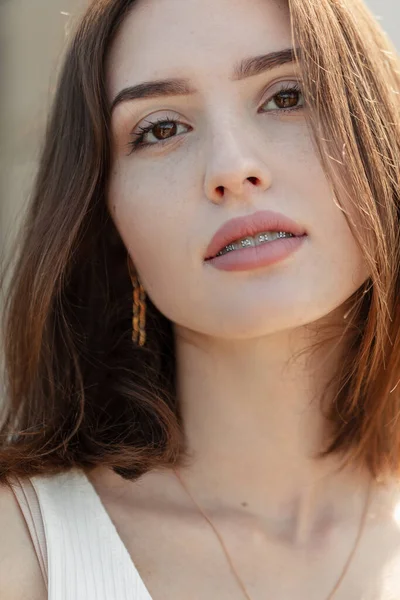
#> input picture 1.jpg, 400 x 600 px; its folder holds 3 pictures in this run
$ python MultiFaceDetect.py
#> lines starting #> are read from the running program, lines starting #| are printed output that depends on the picture
import cv2, glob

all_images = glob.glob("*.jpg")
detect = cv2.CascadeClassifier("haarcascade_frontalface_default.xml")

for image in all_images:
    img = cv2.imread(image)
#> img is the input picture: shape (600, 400, 3); mean B, G, R 104.1, 119.3, 145
    gray_img = cv2.cvtColor(img, cv2.COLOR_BGR2GRAY)
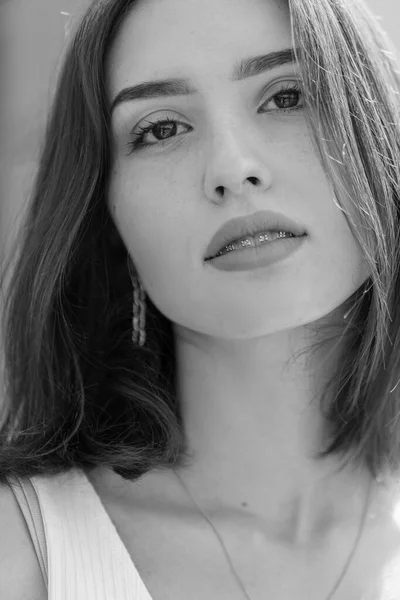
#> gray_img: shape (600, 400); min 0, max 253, mean 125.2
    faces = detect.detectMultiScale(gray_img, 1.1, 5)
#> faces = ()
    final_img = img.copy()

    for (x, y, w, h) in faces:
        final_img = cv2.rectangle(img, (x,y), (x+w,y+h), (0, 255, 0), 2)
#> this loop made 0 passes

    cv2.imshow("Face Detection", final_img)
    cv2.waitKey(2000)
    cv2.destroyAllWindows()
#> pass 2 of the loop `for image in all_images:`:
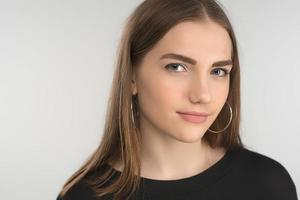
#> input picture 2.jpg, 300 x 200 px
#> img is the input picture: shape (200, 300, 3); mean B, G, R 153.2, 162.3, 175.5
#> `gray_img = cv2.cvtColor(img, cv2.COLOR_BGR2GRAY)`:
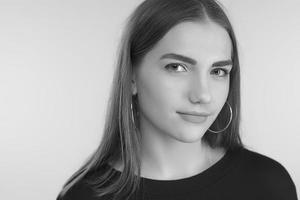
#> gray_img: shape (200, 300); min 4, max 245, mean 165.3
#> faces = [[145, 30, 103, 103]]
#> the loop `for (x, y, w, h) in faces:` made 1 pass
#> pass 1, `final_img = cv2.rectangle(img, (x,y), (x+w,y+h), (0, 255, 0), 2)`:
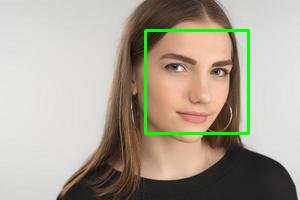
#> final_img: shape (200, 300, 3); mean B, G, R 150.6, 164.6, 172.1
#> pass 3 of the loop `for image in all_images:`:
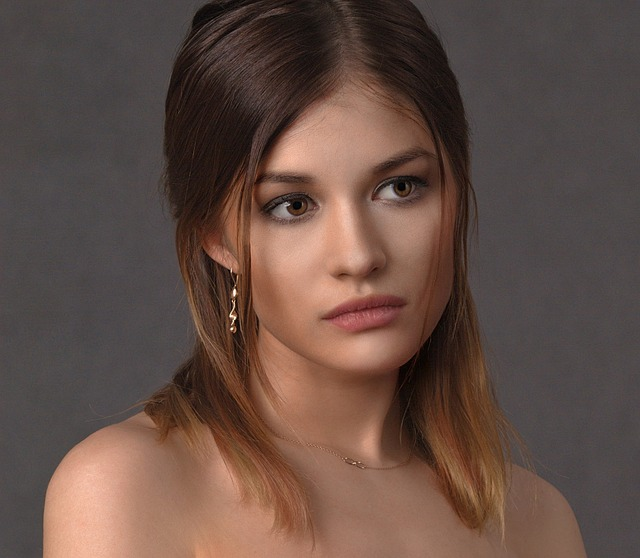
#> input picture 3.jpg, 640 x 558 px
#> img is the input picture: shape (558, 640, 3); mean B, G, R 69.1, 77.6, 99.3
#> `gray_img = cv2.cvtColor(img, cv2.COLOR_BGR2GRAY)`:
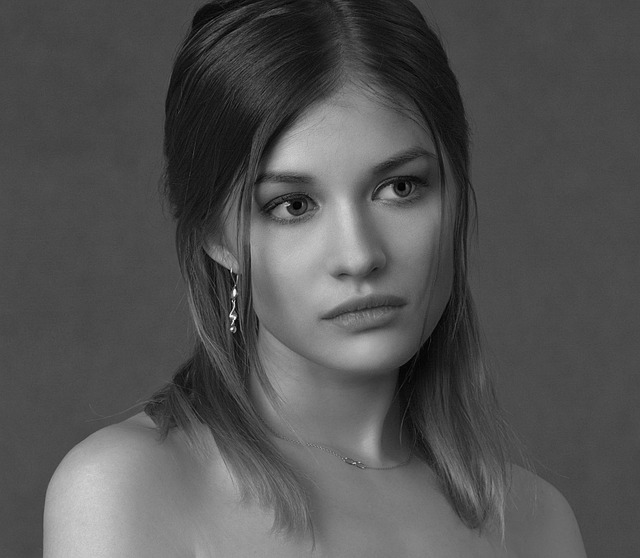
#> gray_img: shape (558, 640); min 0, max 251, mean 83.1
#> faces = [[217, 96, 263, 263]]
#> the loop `for (x, y, w, h) in faces:` made 1 pass
